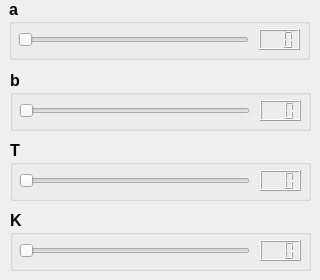
      <widget class="QWidget" name="tab_Func_RemMBImg_WF">
       <attribute name="title">
        <string>Wiener filter</string>
       </attribute>
       <widget class="QGroupBox" name="groupBox_Func_RemMBImg_WF_A">
        <property name="geometry">
         <rect>
          <x>9</x>
          <y>-1</y>
          <width>301</width>
          <height>61</height>
         </rect>
        </property>
        <property name="font">
         <font>
          <pointsize>12</pointsize>
          <weight>75</weight>
          <bold>true</bold>
         </font>
        </property>
        <property name="title">
         <string>a</string>
        </property>
        <widget class="QSlider" name="horizontalSlider_Func_RemMBImg_WF_A">
         <property name="geometry">
          <rect>
           <x>9</x>
           <y>30</y>
           <width>231</width>
           <height>21</height>
          </rect>
         </property>
         <property name="orientation">
          <enum>Qt::Horizontal</enum>
         </property>
        </widget>
        <widget class="QLCDNumber" name="lcdNumber_Func_RemMBImg_WF_A">
         <property name="geometry">
          <rect>
           <x>250</x>
           <y>30</y>
           <width>41</width>
           <height>21</height>
          </rect>
         </property>
         <property name="digitCount">
          <number>3</number>
         </property>
        </widget>
       </widget>
       <widget class="QGroupBox" name="groupBox_Func_RemMBImg_WF_T">
        <property name="geometry">
         <rect>
          <x>10</x>
          <y>140</y>
          <width>301</width>
          <height>61</height>
         </rect>
        </property>
        <property name="font">
         <font>
          <pointsize>12</pointsize>
          <weight>75</weight>
          <bold>true</bold>
         </font>
        </property>
        <property name="title">
         <string>T</string>
        </property>
        <widget class="QSlider" name="horizontalSlider_Func_RemMBImg_WF_T">
         <property name="geometry">
          <rect>
           <x>9</x>
           <y>30</y>
           <width>231</width>
           <height>21</height>
          </rect>
         </property>
         <property name="orientation">
          <enum>Qt::Horizontal</enum>
         </property>
        </widget>
        <widget class="QLCDNumber" name="lcdNumber_Func_RemMBImg_WF_T">
         <property name="geometry">
          <rect>
           <x>250</x>
           <y>30</y>
           <width>41</width>
           <height>21</height>
          </rect>
         </property>
         <property name="digitCount">
          <number>3</number>
         </property>
        </widget>
       </widget>
       <widget class="QGroupBox" name="groupBox_Func_RemMBImg_WF_B">
        <property name="geometry">
         <rect>
          <x>10</x>
          <y>70</y>
          <width>301</width>
          <height>61</height>
         </rect>
        </property>
        <property name="font">
         <font>
          <pointsize>12</pointsize>
          <weight>75</weight>
          <bold>true</bold>
         </font>
        </property>
        <property name="title">
         <string>b</string>
        </property>
        <widget class="QSlider" name="horizontalSlider_Func_RemMBImg_WF_B">
         <property name="geometry">
          <rect>
           <x>9</x>
           <y>30</y>
           <width>231</width>
           <height>21</height>
          </rect>
         </property>
         <property name="orientation">
          <enum>Qt::Horizontal</enum>
         </property>
        </widget>
        <widget class="QLCDNumber" name="lcdNumber_Func_RemMBImg_WF_B">
         <property name="geometry">
          <rect>
           <x>250</x>
           <y>30</y>
           <width>41</width>
           <height>21</height>
          </rect>
         </property>
         <property name="digitCount">
          <number>3</number>
         </property>
        </widget>
       </widget>
       <widget class="QGroupBox" name="groupBox_Func_RemMBImg_WF_K">
        <property name="geometry">
         <rect>
          <x>10</x>
          <y>210</y>
          <width>301</width>
          <height>61</height>
         </rect>
        </property>
        <property name="font">
         <font>
          <pointsize>12</pointsize>
          <weight>75</weight>
          <bold>true</bold>
         </font>
        </property>
        <property name="title">
         <string>K</string>
        </property>
        <widget class="QSlider" name="horizontalSlider_Func_RemMBImg_WF_K">
         <property name="geometry">
          <rect>
           <x>9</x>
           <y>30</y>
           <width>231</width>
           <height>21</height>
          </rect>
         </property>
         <property name="orientation">
          <enum>Qt::Horizontal</enum>
         </property>
        </widget>
        <widget class="QLCDNumber" name="lcdNumber_Func_RemMBImg_WF_K">
         <property name="geometry">
          <rect>
           <x>250</x>
           <y>30</y>
           <width>41</width>
           <height>21</height>
          </rect>
         </property>
         <property name="digitCount">
          <number>3</number>
         </property>
        </widget>
       </widget>
      </widget>
